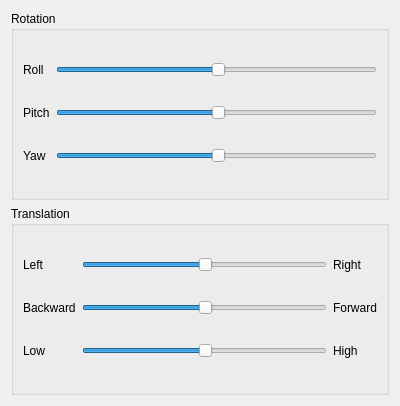
<?xml version="1.0" encoding="UTF-8"?>
<ui version="4.0">
 <class>configManual</class>
 <widget class="QDialog" name="configManual">
  <property name="geometry">
   <rect>
    <x>0</x>
    <y>0</y>
    <width>400</width>
    <height>406</height>
   </rect>
  </property>
  <property name="windowTitle">
   <string>Manual Position</string>
  </property>
  <layout class="QGridLayout" name="gridLayout">
   <item row="0" column="0">
    <widget class="QGroupBox" name="groupBox_2">
     <property name="title">
      <string>Rotation</string>
     </property>
     <layout class="QGridLayout" name="gridLayout_3">
      <item row="2" column="1">
       <widget class="QSlider" name="yaw">
        <property name="value">
         <number>50</number>
        </property>
        <property name="orientation">
         <enum>Qt::Horizontal</enum>
        </property>
       </widget>
      </item>
      <item row="1" column="1">
       <widget class="QSlider" name="pitch">
        <property name="value">
         <number>50</number>
        </property>
        <property name="orientation">
         <enum>Qt::Horizontal</enum>
        </property>
       </widget>
      </item>
      <item row="0" column="1">
       <widget class="QSlider" name="roll">
        <property name="value">
         <number>50</number>
        </property>
        <property name="orientation">
         <enum>Qt::Horizontal</enum>
        </property>
       </widget>
      </item>
      <item row="0" column="0">
       <widget class="QLabel" name="label_7">
        <property name="text">
         <string>Roll</string>
        </property>
       </widget>
      </item>
      <item row="1" column="0">
       <widget class="QLabel" name="label_8">
        <property name="text">
         <string>Pitch</string>
        </property>
       </widget>
      </item>
      <item row="2" column="0">
       <widget class="QLabel" name="label_9">
        <property name="text">
         <string>Yaw</string>
        </property>
       </widget>
      </item>
     </layout>
    </widget>
   </item>
   <item row="1" column="0">
    <widget class="QGroupBox" name="groupBox">
     <property name="title">
      <string>Translation</string>
     </property>
     <layout class="QGridLayout" name="gridLayout_2">
      <item row="2" column="0">
       <widget class="QLabel" name="label">
        <property name="text">
         <string>Low</string>
        </property>
       </widget>
      </item>
      <item row="0" column="1">
       <widget class="QSlider" name="right">
        <property name="value">
         <number>50</number>
        </property>
        <property name="orientation">
         <enum>Qt::Horizontal</enum>
        </property>
       </widget>
      </item>
      <item row="1" column="0">
       <widget class="QLabel" name="label_3">
        <property name="text">
         <string>Backward</string>
        </property>
       </widget>
      </item>
      <item row="1" column="1">
       <widget class="QSlider" name="forward">
        <property name="value">
         <number>50</number>
        </property>
        <property name="orientation">
         <enum>Qt::Horizontal</enum>
        </property>
       </widget>
      </item>
      <item row="2" column="1">
       <widget class="QSlider" name="high">
        <property name="value">
         <number>50</number>
        </property>
        <property name="orientation">
         <enum>Qt::Horizontal</enum>
        </property>
       </widget>
      </item>
      <item row="0" column="0">
       <widget class="QLabel" name="label_2">
        <property name="text">
         <string>Left</string>
        </property>
       </widget>
      </item>
      <item row="0" column="2">
       <widget class="QLabel" name="label_4">
        <property name="text">
         <string>Right</string>
        </property>
       </widget>
      </item>
      <item row="2" column="2">
       <widget class="QLabel" name="label_5">
        <property name="text">
         <string>High</string>
        </property>
       </widget>
      </item>
      <item row="1" column="2">
       <widget class="QLabel" name="label_6">
        <property name="text">
         <string>Forward</string>
        </property>
       </widget>
      </item>
     </layout>
    </widget>
   </item>
  </layout>
 </widget>
 <resources/>
 <connections/>
</ui>
